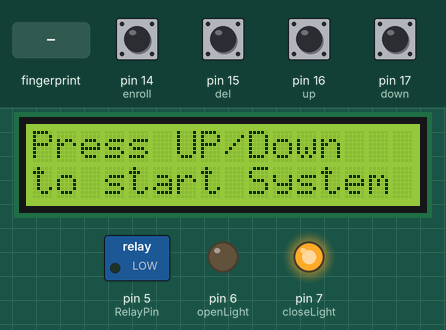
This sketch was run on a simulated Arduino Uno, built with avr-gcc and run on an emulated ATmega328P. Parts: 16×2 character LCD, switched loads named in the sketch (green lamp = pin HIGH), output pins drawn as LEDs (lit = HIGH). The test bench sets the inputs (shaded band); at power-on: pin 14 (enroll), pin 15 (del), pin 16 (up), pin 17 (down) HIGH. What the sketch prints to the serial monitor is not drawn.

Above: at 7.2 s.
7.3 s: pin 14 (enroll) pulled LOW for 1.2 s
At 9.7 s:
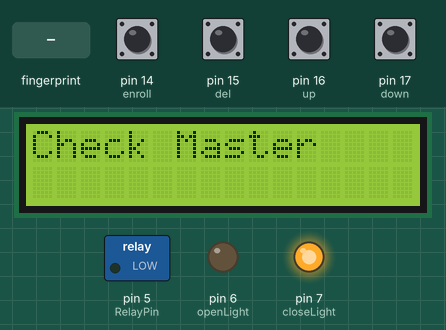
10.5 s: finger stored as number 1 placed on the sensor
At 12.6 s:
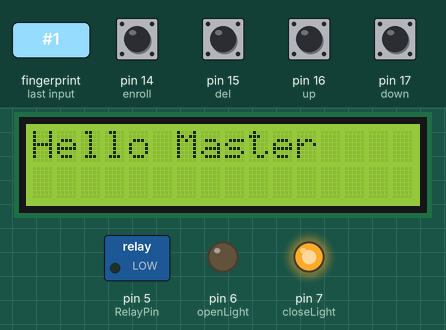
14.5 s: pin 16 (up) pulled LOW for 1.2 s
At 16.6 s:
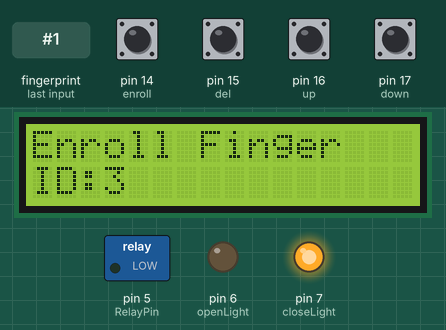
17.5 s: pin 15 (del) pulled LOW for 1.2 s
At 21.1 s:
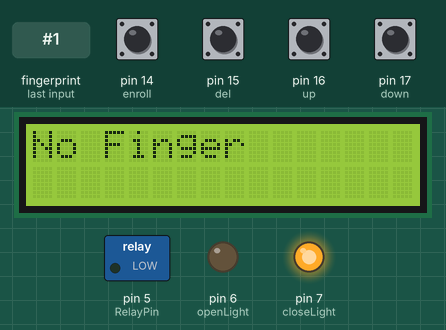
22.0 s: finger stored as number 1 placed on the sensor
At 23.7 s:
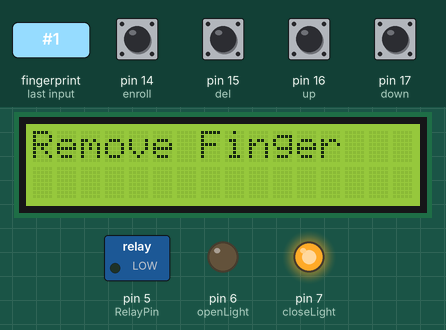
25.8 s: finger stored as number 1 placed on the sensor
At 26.9 s:
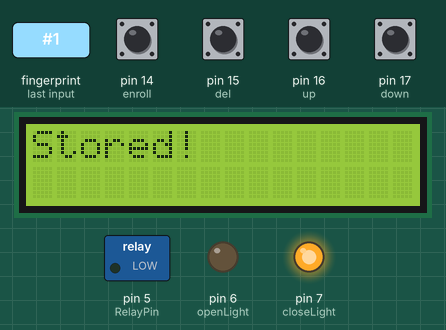
Timing chart, 0 to 28.8 s (numbered marks = the images above; inputs shaded):
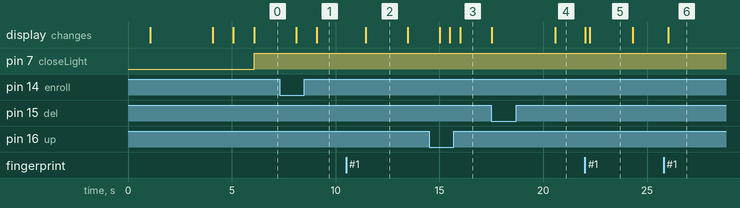

The sketch:

fingerprint.ino
```cpp
#include <LiquidCrystal.h>
LiquidCrystal lcd(13, 12, 11, 10, 9, 8);
#include <SoftwareSerial.h>
SoftwareSerial fingerPrint(2, 3);


#include <Adafruit_Fingerprint.h>
uint8_t id;
Adafruit_Fingerprint finger = Adafruit_Fingerprint(&fingerPrint);

#define enroll 14
#define del 15
#define up 16
#define down 17
#define openLight 6
#define closeLight 7
#define RelayPin 5

void setup() {
  delay(1000);
  pinMode(enroll, INPUT_PULLUP);
  pinMode(up, INPUT_PULLUP);
  pinMode(down, INPUT_PULLUP);
  pinMode(del, INPUT_PULLUP);
  pinMode(openLight, OUTPUT);
  pinMode(closeLight, OUTPUT);
  pinMode(RelayPin, OUTPUT);
  lcd.begin(16, 2);
  lcd.print("Security System");
  lcd.setCursor(0, 1);
  lcd.print("by Finger Print");
  delay(2000);
  finger.begin(57600);
  Serial.begin(9600);
  lcd.clear();
  lcd.print("Finding Module");
  lcd.setCursor(0, 1);
  delay(1000);
  if (finger.verifyPassword()) {
    Serial.println("Found fingerprint sensor!");
    lcd.clear();
    lcd.print("Found Module ");
    delay(1000);
  } else {
    Serial.println("Did not find fingerprint sensor :(");
    lcd.clear();
    lcd.print("module not Found");
    lcd.setCursor(0, 1);
    lcd.print("Check Connections");
    while (1)
      ;
  }
}

void loop() {
  lcd.setCursor(0, 0);
  lcd.print("Press UP/Down ");
  lcd.setCursor(0, 1);
  lcd.print("to start System");
  digitalWrite(closeLight, HIGH);
  digitalWrite(RelayPin, LOW);
  if (digitalRead(up) == 0 || digitalRead(down) == 0) {
    for (int i = 0; i < 5; i++) {
      lcd.clear();
      lcd.print("Place Finger");
      delay(2000);
      int result = getFingerprintIDez();
      if (result >= 0) {
        digitalWrite(openLight, HIGH);
        digitalWrite(closeLight, LOW);
        lcd.clear();
        lcd.print("Allowed");
        lcd.setCursor(0, 1);
        lcd.print("Gete Opened   ");
        digitalWrite(RelayPin, HIGH);
        delay(3000);
        digitalWrite(RelayPin, LOW);
        digitalWrite(closeLight, HIGH);
        digitalWrite(openLight, LOW);
        lcd.setCursor(0, 1);
        lcd.print("Gate Closed   ");
        return;
      }
    }
  }
  checkKeys();
  delay(1000);
}

void checkKeys() {
  if (digitalRead(enroll) == 0) {
    lcd.clear();
    lcd.print("Please Wait");
    delay(1000);
    while (digitalRead(enroll) == 0)
      ;
    Enroll();
  }

  else if (digitalRead(del) == 0) {
    lcd.clear();
    lcd.print("Please Wait");
    delay(1000);
    delet();
  }
}

void Enroll() {
  for (int i = 0; i < 5; i++) {
    lcd.clear();
    lcd.print("Check Master");
    delay(2000);
    int result = getFingerprintIDez();
    if (result == 0 || result == 1) {
      lcd.clear();
      lcd.print("Hello Master");
      delay(2000);
      int count = 0;
      lcd.clear();
      lcd.print("Enroll Finger    ");
      lcd.setCursor(0, 1);
      lcd.print("ID:");
      while (1) {
        printLCD(count);
        if (digitalRead(up) == 0) {
          count++;
          delay(500);
          if (count > 100)
            count = 0;

        }

        else if (digitalRead(down) == 0) {
          count--;
          delay(500);

          if (count < 0)
            count = 100;


        } else if (digitalRead(del) == 0) {
          id = count;
          getFingerprintEnroll();
          return;
        }

        else if (digitalRead(enroll) == 0) {
          return;
        }
      }
    } else if (result > 1) {
      lcd.clear();
      lcd.print("Not Master!");
      delay(2000);
      return;
    }
  }
}


void delet() {
  for (int i = 0; i < 5; i++) {
    lcd.clear();
    lcd.print("Check Master");
    delay(2000);
    int result = getFingerprintIDez();
    if (result == 0 || result == 1) {
      lcd.clear();
      lcd.print("Hello Master");
      delay(2000);
      int count = 0;
      lcd.clear();
      lcd.print("Delete Finger    ");
      lcd.setCursor(0, 1);
      lcd.print("ID:");
      while (1) {
        printLCD(count);
        if (digitalRead(up) == 0) {
          count++;
          if (count > 100)
            count = 0;
          delay(500);
        }

        else if (digitalRead(down) == 0) {
          count--;
          if (count < 0)
            count = 100;
          delay(500);
        } else if (digitalRead(del) == 0) {
          id = count;
          deleteFingerprint(id);
          return;
        }

        else if (digitalRead(enroll) == 0) {
          return;
        }
      }
    }
  }
}

void printLCD(int count) {
  if (count <= 1) {
    lcd.setCursor(4, 1);
    lcd.print("     ");
    lcd.setCursor(10, 1);
    lcd.print("Master");
    lcd.setCursor(3, 1);
    lcd.print(count);
  } else if (count > 1 && count < 10) {
    lcd.setCursor(4, 1);
    lcd.print("            ");
    lcd.setCursor(3, 1);
    lcd.print(count);
  } else if (count < 100) {
    lcd.setCursor(5, 1);
    lcd.print("          ");
    lcd.setCursor(3, 1);
    lcd.print(count);
  } else {
    lcd.setCursor(6, 1);
    lcd.print("          ");
    lcd.setCursor(3, 1);
    lcd.print(count);
  }
}
uint8_t getFingerprintEnroll() {
  int p = -1;
  lcd.clear();
  lcd.print("finger ID:");
  lcd.print(id);
  lcd.setCursor(0, 1);
  lcd.print("Place Finger");
  delay(3000);
  while (p != FINGERPRINT_OK) {
    p = finger.getImage();
    switch (p) {
      case FINGERPRINT_OK:
        Serial.println("Image taken");
        lcd.clear();
        lcd.print("Image taken");
        break;
      case FINGERPRINT_NOFINGER:
        Serial.println("No Finger");
        lcd.clear();
        lcd.print("No Finger");
        break;
      case FINGERPRINT_PACKETRECIEVEERR:
        Serial.println("Communication error");
        lcd.clear();
        lcd.print("Comm Error");
        break;
      case FINGERPRINT_IMAGEFAIL:
        Serial.println("Imaging error");
        lcd.clear();
        lcd.print("Imaging Error");
        break;
      default:
        Serial.println("Unknown error");
        lcd.clear();
        lcd.print("Unknown Error");
        break;
    }
  }

  // OK success!

  p = finger.image2Tz(1);
  switch (p) {
    case FINGERPRINT_OK:
      Serial.println("Image converted");
      lcd.clear();
      lcd.print("Image converted");
      break;
    case FINGERPRINT_IMAGEMESS:
      Serial.println("Image too messy");
      lcd.clear();
      lcd.print("Image too messy");
      return p;
    case FINGERPRINT_PACKETRECIEVEERR:
      Serial.println("Communication error");
      lcd.clear();
      lcd.print("Comm Error");
      return p;
    case FINGERPRINT_FEATUREFAIL:
      Serial.println("Could not find fingerprint features");
      lcd.clear();
      lcd.print("Feature Not Found");
      return p;
    case FINGERPRINT_INVALIDIMAGE:
      Serial.println("Could not find fingerprint features");
      lcd.clear();
      lcd.print("Feature Not Found");
      return p;
    default:
      Serial.println("Unknown error");
      lcd.clear();
      lcd.print("Unknown Error");
      return p;
  }

  Serial.println("Remove finger");
  lcd.clear();
  lcd.print("Remove Finger");
  delay(2000);
  p = 0;
  while (p != FINGERPRINT_NOFINGER) {
    p = finger.getImage();
  }
  Serial.print("ID ");
  Serial.println(id);
  p = -1;
  Serial.println("Place same finger again");
  lcd.clear();
  lcd.print("Place Finger");
  lcd.setCursor(0, 1);
  lcd.print("   Again");
  while (p != FINGERPRINT_OK) {
    p = finger.getImage();
    switch (p) {
      case FINGERPRINT_OK:
        Serial.println("Image taken");
        break;
      case FINGERPRINT_NOFINGER:
        Serial.print(".");
        break;
      case FINGERPRINT_PACKETRECIEVEERR:
        Serial.println("Communication error");
        break;
      case FINGERPRINT_IMAGEFAIL:
        Serial.println("Imaging error");
        break;
      default:
        Serial.println("Unknown error");
        return;
    }
  }

  // OK success!

  p = finger.image2Tz(2);
  switch (p) {
    case FINGERPRINT_OK:
      Serial.println("Image converted");
      break;
    case FINGERPRINT_IMAGEMESS:
      Serial.println("Image too messy");
      return p;
    case FINGERPRINT_PACKETRECIEVEERR:
      Serial.println("Communication error");
      return p;
    case FINGERPRINT_FEATUREFAIL:
      Serial.println("Could not find fingerprint features");
      return p;
    case FINGERPRINT_INVALIDIMAGE:
      Serial.println("Could not find fingerprint features");
      return p;
    default:
      Serial.println("Unknown error");
      return p;
  }

  // OK converted!
  Serial.print("Creating model for #");
  Serial.println(id);

  p = finger.createModel();
  if (p == FINGERPRINT_OK) {
    Serial.println("Prints matched!");
  } else if (p == FINGERPRINT_PACKETRECIEVEERR) {
    Serial.println("Communication error");
    return p;
  } else if (p == FINGERPRINT_ENROLLMISMATCH) {
    Serial.println("Fingerprints did not match");
    return p;
  } else {
    Serial.println("Unknown error");
    return p;
  }

  Serial.print("ID ");
  Serial.println(id);
  p = finger.storeModel(id);
  if (p == FINGERPRINT_OK) {
    Serial.println("Stored!");
    lcd.clear();
    lcd.print("Stored!");
    delay(4000);
  } else if (p == FINGERPRINT_PACKETRECIEVEERR) {
    Serial.println("Communication error");
    return p;
  } else if (p == FINGERPRINT_BADLOCATION) {
    Serial.println("Could not store in that location");
    return p;
  } else if (p == FINGERPRINT_FLASHERR) {
    Serial.println("Error writing to flash");
    return p;
  } else {
    Serial.println("Unknown error");
    return p;
  }
}

int getFingerprintIDez() {
  uint8_t p = finger.getImage();

  if (p != FINGERPRINT_OK)
    return -1;

  p = finger.image2Tz();
  if (p != FINGERPRINT_OK)
    return -1;

  p = finger.fingerFastSearch();
  if (p != FINGERPRINT_OK) {
    lcd.clear();
    lcd.print("Finger Not Found");
    lcd.setCursor(0, 1);
    lcd.print("Try Later");
    delay(2000);
    return -1;
  }
  // found a match!
  Serial.print("Found ID #");
  Serial.print(finger.fingerID);
  return finger.fingerID;
}

uint8_t deleteFingerprint(uint8_t id) {
  uint8_t p = -1;
  lcd.clear();
  lcd.print("Please wait");
  p = finger.deleteModel(id);
  if (p == FINGERPRINT_OK) {
    Serial.println("Deleted!");
    lcd.clear();
    lcd.print("Figer Deleted");
    lcd.setCursor(0, 1);
    lcd.print("Successfully");
    delay(3000);
  }

  else {
    Serial.print("Something Wrong");
    lcd.clear();
    lcd.print("Something Wrong");
    lcd.setCursor(0, 1);
    lcd.print("Try Again Later");
    delay(2000);
    return p;
  }
}
```

Measured:
- after the input at 7.3 s, the display: first changes after 0.79 s (image 1 shows a later state)
- after the input at 10.5 s, the display: changes after 0.96 s (image 2)
- after the input at 14.5 s, the display: first changes after 0.50 s (image 3 shows a later state)
- after the input at 17.5 s, the display: first changes at once (image 4 shows a later state)
- after the input at 22.0 s, the display: first changes at once (image 5 shows a later state)
- after the input at 25.8 s, the display: changes after 0.22 s (image 6)
- what the display in image 2 shows lasts 2.0 s, from 11.5 s to 13.5 s
